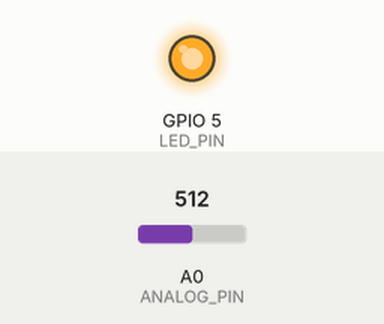
The sketch below on a simulated ESP8266 (NodeMCU). On the bench: output pins drawn as LEDs (lit = HIGH). Inputs (shaded band) come from the test bench; at power-on: A0 (ANALOG_PIN) = 512. WiFi joins after 1.5 s; servers stay silent unless stated.

Above: at 2.6 s.
At 5.2 s:
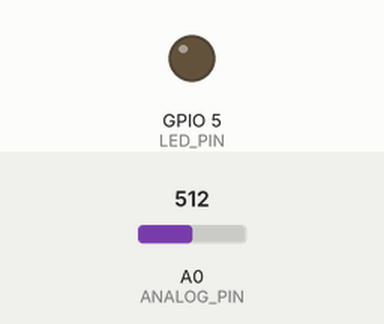
Timing chart, 0 to 10.0 s (numbered marks = the images above):
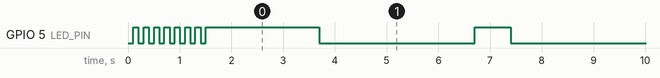

Measured:
- by itself, GPIO 5 (LED_PIN): goes 6 × (LOW 0.10 s, HIGH 0.10 s), LOW 0.10 s, HIGH 2.2 s, 34 × (LOW 3.0 s, HIGH 0.70 s), then LOW

The sketch:

postTemp.ino
```cpp
// Include the ESP8266 WiFi library. (Works a lot like the
// Arduino WiFi library.)
#include <ESP8266WiFi.h>

//////////////////////
// WiFi Definitions //
//////////////////////
const char WiFiSSID[] = "laserChloe";
const char WiFiPSK[] = "princessface";

const char http_site[] = "brewtemp.herokuapp.com";
const int pub_port = 80;

/////////////////////
// Pin Definitions //
/////////////////////
const int LED_PIN = 5; // Thing's onboard, green LED
const int ANALOG_PIN = A0; // The only analog pin on the Thing
const int DIGITAL_PIN = 12; // Digital pin to be read


/////////////////
// Post Timing //
/////////////////
const unsigned long postRate = 3000;
unsigned long lastPost = 0;

void connectWiFi()
{
  byte ledStatus = LOW;

  // Set WiFi mode to station (as opposed to AP or AP_STA)
  WiFi.mode(WIFI_STA);

  // WiFI.begin([ssid], [passkey]) initiates a WiFI connection
  // to the stated [ssid], using the [passkey] as a WPA, WPA2,
  // or WEP passphrase.
  WiFi.begin(WiFiSSID, WiFiPSK);

  // Use the WiFi.status() function to check if the ESP8266
  // is connected to a WiFi network.
  while (WiFi.status() != WL_CONNECTED)
  {
    // Blink the LED
    digitalWrite(LED_PIN, ledStatus); // Write LED high/low
    ledStatus = (ledStatus == HIGH) ? LOW : HIGH;

    // Delays allow the ESP8266 to perform critical tasks
    // defined outside of the sketch. These tasks include
    // setting up, and maintaining, a WiFi connection.
    delay(100);
    // Potentially infinite loops are generally dangerous.
    // Add delays -- allowing the processor to perform other
    // tasks -- wherever possible.
  }
}

void initHardware()
{
  Serial.begin(9600);
  pinMode(DIGITAL_PIN, INPUT_PULLUP);
  pinMode(LED_PIN, OUTPUT);
  digitalWrite(LED_PIN, LOW);
  // Don't need to set ANALOG_PIN as input,
  // that's all it can be.
}

int postTemp()
{
  // LED turns on when we enter, it'll go off when we
  // successfully post.
  digitalWrite(LED_PIN, HIGH);

  WiFiClient client;
  if (!client.connect(http_site, pub_port))
  {
    // If we fail to connect, return 0.
    return 0;
  }
  // If we successfully connected, print our Phant post:
  client.print("GET /temp/");
  client.print(String(analogRead(A0)));
  client.println(" HTTP/1.1");
  client.print("Host: ");
  client.println(http_site);
  client.println("Connection: close");
  client.println();

  delay(500);

  // Before we exit, turn the LED off.
  digitalWrite(LED_PIN, LOW);

  return 1; // Return success
}

void setup()
{
  initHardware();
  connectWiFi();
  digitalWrite(LED_PIN, HIGH);
}

void loop()
{
  if (lastPost + postRate <= millis())
  {
    if (postTemp())
      lastPost = millis();
    else
      delay(100);
  }
}
```
